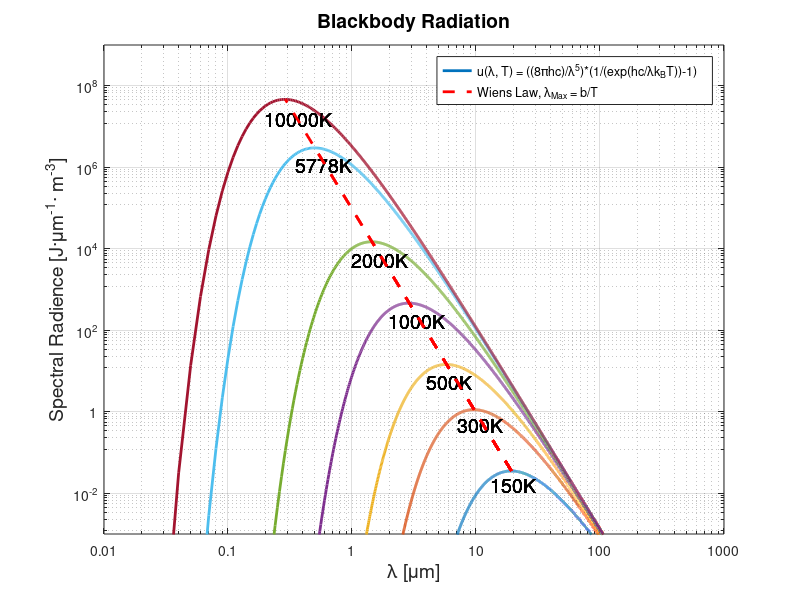

Recreate this plot in MATLAB.
%------------------------------------------------------------------------%
%---------Black Body Radiation-------------------------------------------%
%------------------------------------------------------------------------%

clc;
close all;
clear all;

%------------------------------------------------------------------------------------------%

b = 2.89777196*10^-3;   % Constant of proportionality
c = 2.99792458*10^8;    % Speed of light in vaccum
h = 6.62607004*10.^-34; % Planck constant 
k = 1.38064852*10.^-23; % Boltzmann constant
T = [150 300 500 1000 2000 5778 10000]; % Temperatures in Kelvin
lam = (0:0.01:10000).*1e-6; 

figure(1)
for  i= 1:7
%-------------------------------Spectral Emissvity-----------------------------------------%

E1(:,i) = (((8*pi*h*c)./(lam.^5)).*(1./((exp((h*c)./(lam*k.*T(i))-1)))));

lamMax(:,i) = (b./(T(i)));
E1_Max(:,i) = max(E1(:,i));
%-------------------------------Plot Functions----------------------------------------------%

loglog(lam,E1(:,i),'linewidth',2)
hold on
  xlabel('\lambda [\mum]','fontsize',14)
  ylabel('Spectral Radience [J·\mum^{-1}· m^{-3}]','fontsize',14)
  title('Blackbody Radiation','fontsize',14)
  xlim([10^-8 10^-3]);      %0.03*10^-6
  ylim([10^-3 10^9]);
  xticks([10^-8 10^-7 10^-6 10^-5 10^-4 10^-3])
  xticklabels({'0.01', '0.1', '1', '10', '100', '1000'});
  yticks([10^-2 10^0 10^2 10^4 10^6 10^8]);
  yticklabels({'10^-^2', '1', '10^2', '10^4', '10^6', '10^8'});
  fh = figure(1);
  set(fh, 'color', 'white');
  grid on
  
  
  text(1.31009696724079e-05, 0.0162361703317981,'150K','fontSize',14)
  text(7.05436980890024e-06, 0.482462658818434,'300K','fontSize',14)
  text(3.98040708189395e-06, 5.41911294016657,'500K','fontSize',14)
  text(1.96949548691914e-06, 172.22510878237,'1000K','fontSize',14)
  text(9.84644694625026e-07, 5249.9120581203,'2000K','fontSize',14)
  text(3.49149022547199e-07, 1106511.77210034,'5778K','fontSize',14)
  text(1.95431530978723e-07, 15374915.9138191,'10000K','fontSize',14)
  
  loglog(lamMax,E1_Max,'--r','linewidth',2);
  legend('u(\lambda, T) = ((8\pihc)/\lambda^5)*(1/(exp(hc/\lambdak_BT))-1)', 'Wiens Law, \lambda_M_a_x = b/T ')
  %ylim([10^-8 10^-3]);
  %ylabel('y / {\it units}');                              

  
end

